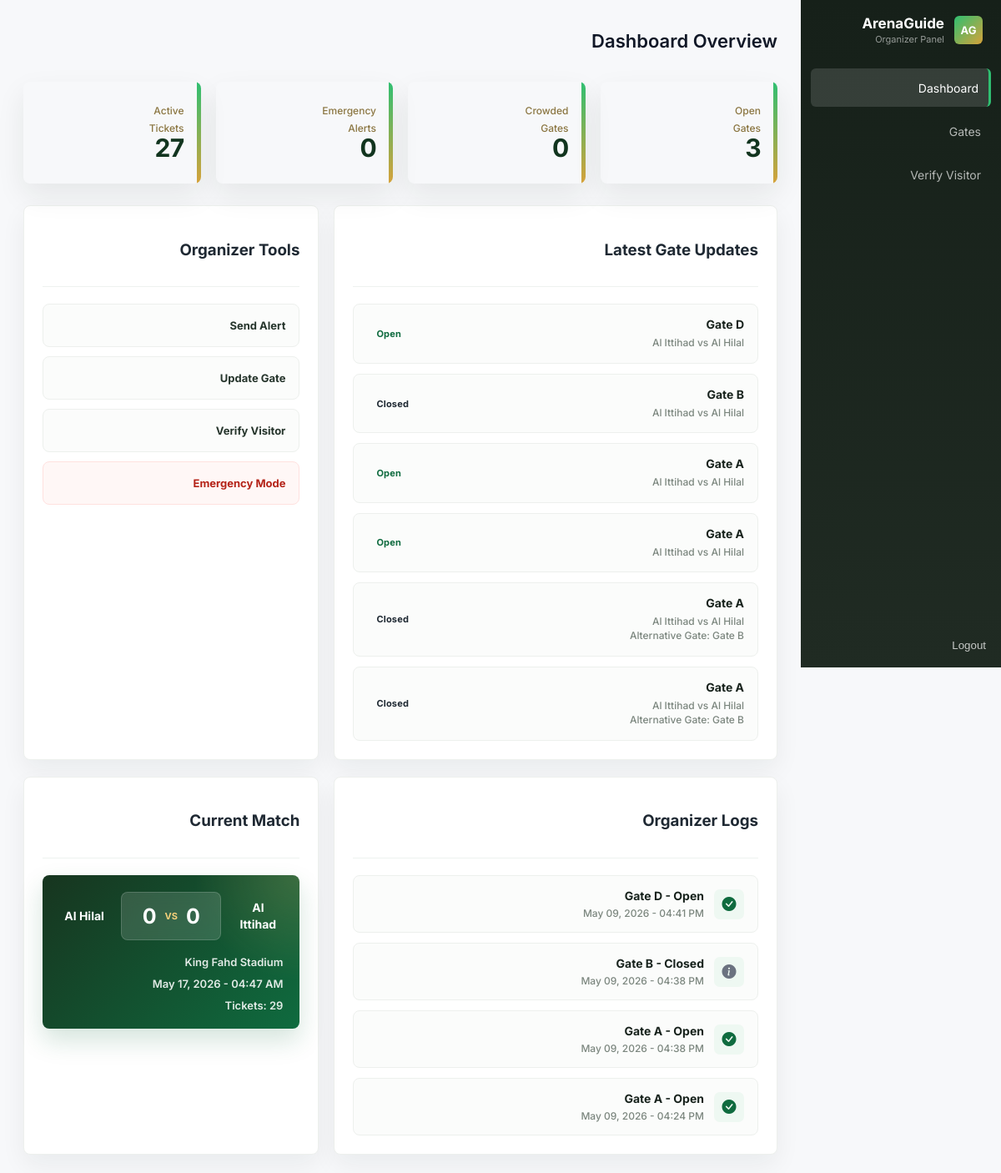
Screenshot of /en/dashboard/ (signed in) with the database file from the repository.
### dashboard/models.py (models this page shows, shortened)
class GateStatusUpdate(models.Model):
    class Status(models.TextChoices):
        OPEN = "open", "Open"
        CLOSED = "closed", "Closed"
        CROWDED = "crowded", "Crowded"
        EMERGENCY = "emergency", "Emergency"
        MAINTENANCE = "maintenance", "Maintenance"
    class Priority(models.TextChoices):
        LOW = "low", "Low"
        NORMAL = "normal", "Normal"
        HIGH = "high", "High"
        CRITICAL = "critical", "Critical"
    gate = models.ForeignKey(Gate,on_delete=models.CASCADE,related_name="status_updates")
    match = models.ForeignKey(Match,on_delete=models.CASCADE,related_name="gate_updates")
    status = models.CharField(max_length=20,choices=Status.choices,default=Status.OPEN)
    priority = models.CharField(max_length=20,choices=Priority.choices,default=Priority.NORMAL)
    alternative_gate = models.ForeignKey(Gate,on_delete=models.SET_NULL,null=True,blank=True,related_name="alternative_status_updates")
    title = models.CharField(max_length=120, blank=True)
    message = models.TextField(blank=True,help_text="Message shown to organizers and optionally sent to visitors.")
    internal_note = models.TextField(blank=True,help_text="Private note for organizers only.")
    notify_users = models.BooleanField(default=True)
    affected_ticket_count = models.PositiveIntegerField(default=0)
    notification_sent = models.BooleanField(default=False)
    updated_by = models.ForeignKey(settings.AUTH_USER_MODEL,on_delete=models.SET_NULL,null=True,blank=True,related_name="gate_status_updates")
    created_at = models.DateTimeField(auto_now_add=True)
    class Meta:
        ordering = ["-created_at"]
        verbose_name = "Gate Status Update"
        verbose_name_plural = "Gate Status Updates"

### stadium/models.py (models this page shows, shortened)
class Gate(models.Model):
    class Meta:
        ordering = ["name"]
        verbose_name = "Gate"
        verbose_name_plural = "Gates"
        unique_together = ["stadium", "name"]
    class Status(models.TextChoices):
        OPEN = "open", "Open"
        CLOSED = "closed", "Closed"
        MAINTENANCE = "maintenance", "Maintenance"
    stadium = models.ForeignKey("Stadium",on_delete=models.CASCADE,related_name="gates")
    name = models.CharField(max_length=100)
    status = models.CharField(max_length=20,choices=Status.choices,default=Status.CLOSED)
    crowd_percentage = models.PositiveIntegerField(default=0)

class Stadium(models.Model):
    class Meta:
        ordering = ["-created_at"]
        verbose_name = "Stadium"
        verbose_name_plural = "Stadiums"
        unique_together = ["name", "city"]
    class Status(models.TextChoices):
        ACTIVE = "active", "Active"
        INACTIVE = "inactive", "Inactive"
        MAINTENANCE = "maintenance", "Maintenance"
    name = models.CharField(max_length=255)
    city = models.CharField(max_length=100)
    location = models.CharField(max_length=255)
    latitude = models.FloatField(blank=True, null=True)
    longitude = models.FloatField(blank=True, null=True)
    capacity = models.PositiveIntegerField()
    description = models.TextField(blank=True)
    image = models.ImageField(upload_to="stadiums/", blank=True, null=True)
    status = models.CharField(max_length=20,choices=Status.choices,default=Status.ACTIVE)
    created_at = models.DateTimeField(auto_now_add=True)
    updated_at = models.DateTimeField(auto_now=True)

### match/models.py (models this page shows, shortened)
class Match(models.Model):
    class Status(models.TextChoices):
        UPCOMING = "upcoming", "Upcoming"
        LIVE = "live", "Live"
        FINISHED = "finished", "Finished"
        CANCELED = "canceled", "Canceled"
    stadium = models.ForeignKey(Stadium,on_delete=models.CASCADE,related_name="matches")
    home_team = models.ForeignKey(Team,on_delete=models.CASCADE,related_name="home_matches" )
    away_team = models.ForeignKey(Team,on_delete=models.CASCADE,related_name="away_matches")
    start_datetime = models.DateTimeField()
    end_datetime = models.DateTimeField()
    total_tickets = models.PositiveIntegerField(default=0)
    available_tickets = models.PositiveIntegerField(default=0)
    image = models.ImageField(upload_to="matches/", blank=True, null=True)
    description = models.TextField(blank=True)
    home_score = models.PositiveIntegerField(default=0)
    away_score = models.PositiveIntegerField(default=0)
    live_minute = models.PositiveIntegerField(default=0)
    video_file = models.FileField(upload_to='matches/videos/', null=True, blank=True)
    video_url = models.URLField(null=True, blank=True)
    status = models.CharField(max_length=20,choices=Status.choices,default=Status.UPCOMING)
    class Meta:
        ordering = ["-start_datetime"]

class Team(models.Model):
    name = models.CharField(max_length=255)
    country = models.CharField(max_length=100)
    logo = models.ImageField(upload_to="teams/", blank=True, null=True)
    achievements = models.TextField(blank=True)
    coach = models.CharField(max_length=100, blank=True)
    founded_year = models.PositiveIntegerField(blank=True, null=True)
    class Meta:
        ordering = ["name"]

### dashboard/views.py (the view)
# urls.py: path( "",views.organizer_dashboard,name="organizer_dashboard"),
@login_required
def organizer_dashboard(request:HttpRequest):
    latest_updates = GateStatusUpdate.objects.select_related("gate","alternative_gate","match","match__home_team","match__away_team","updated_by",).order_by("-created_at")[:6]
    open_count = GateStatusUpdate.objects.filter(status=GateStatusUpdate.Status.OPEN).count()
    crowded_count = GateStatusUpdate.objects.filter(status=GateStatusUpdate.Status.CROWDED).count()
    emergency_count = GateStatusUpdate.objects.filter(status=GateStatusUpdate.Status.EMERGENCY).count()
    closed_count = GateStatusUpdate.objects.filter(status=GateStatusUpdate.Status.CLOSED).count()
    total_tickets = Ticket.objects.count()
    active_tickets = Ticket.objects.filter(status=Ticket.Status.ACTIVE).count()
    current_match = Match.objects.select_related("home_team","away_team","stadium",).order_by("-start_datetime").first()
    total_gates = Gate.objects.count()
    context = {
        "latest_updates": latest_updates,
        "open_count": open_count,
        "crowded_count": crowded_count,
        "emergency_count": emergency_count,
        "closed_count": closed_count,
        "total_tickets": total_tickets,
        "active_tickets": active_tickets,
        "current_match": current_match,
        "total_gates": total_gates,
    }
    return render(request, "dashboard/organizer_dashboard.html", context)

### dashboard/templates/dashboard/organizer_dashboard.html (shortened to what this page needs)
{% extends "dashboard/dashboard_base.html" %}
{% load static %}
{% load i18n %}
{% get_current_language as LANGUAGE_CODE %}
{% block dashboard_title %}{% trans "Dashboard Overview" %}{% endblock %}
{% block dashboard_extra_css %}
    <link rel="stylesheet" href="{% static 'css/organizer_dashboard.css' %}">
{% endblock %}
{% block dashboard_content %}
<section class="organizer-dashboard">
    <div class="dashboard-stats">
        {% include "includes/stat_card.html" with  color="green" title="Open Gates" value=open_count  %}
        {% include "includes/stat_card.html" with  color="orange" title="Crowded Gates" value=crowded_count  %}
        {% include "includes/stat_card.html" with  color="red" title="Emergency Alerts" value=emergency_count  %}
        {% include "includes/stat_card.html" with  color="blue" title="Active Tickets" value=active_tickets  %}
    </div>
    <div class="dashboard-grid">
        <div class="dashboard-panel large-panel">
            {% url 'dashboard:gate_management' as gate_management_url %}
            {% include "includes/panel_head.html" with label="" title="Latest Gate Updates" url=gate_management_view action_text="Manage All" %}
            <div class="gate-status-list">
                {% for update in latest_updates %}
                    <div class="gate-status-card {{ update.status }}">
                        <div>
                            <strong>{{ update.gate.name }}</strong>
                            <small>
                                {{ update.match.home_team.name }}
                                vs
                                {{ update.match.away_team.name }}
                            </small>
                            {% if update.alternative_gate %}
                                <small>
                                    {% trans "Alternative Gate" %}:
                                    {{ update.alternative_gate.name }}
                                </small>
                            {% endif %}
                        </div>
                        <span>
                            {{ update.get_status_display }}
                        </span>
                    </div>
                {% empty %}
                    {% include "includes/empty_state.html" with icon="bi bi-door-open" title="No gate updates yet" message="Gate updates will appear here." %}
                {% endfor %}
            </div>
        </div>
        <div class="dashboard-panel">
            {% include "includes/panel_head.html" with label="" title="Organizer Tools" %}
            <div class="quick-actions">
                {% url 'dashboard:send_notification' as send_notification_url %}
                {% include "includes/quick_action_btn.html" with url=send_notification_url  text="Send Alert" %}
                {% url 'dashboard:gate_management_view' as create_update_url %}
                {% include "includes/quick_action_btn.html" with url=create_update_url  text="Update Gate" %}
                {% url 'dashboard:verify_visitor' as verify_url %}
                {% include "includes/quick_action_btn.html" with url=verify_url  text="Verify Visitor" %}
                {% url 'dashboard:emergency_control' as emergency_url %}
                {% include "includes/quick_action_btn.html" with url=emergency_url  text="Emergency Mode" extra_class="danger" %}
            </div>
        </div>
    </div>
    <div class="dashboard-grid">
        <div class="dashboard-panel">
            {% url 'dashboard:activity_logs' as logs_url %}
            {% include "includes/panel_head.html" with label="" title="Organizer Logs" url=logs_url action_text="View Logs" %}
            <div class="activity-list">
                {% for update in latest_updates|slice:":4" %}
                    <div class="activity-item">
                        {% if update.status == "open" %}
                            <i class="bi bi-check-circle-fill green-text"></i>
                        {% elif update.status == "crowded" %}
                            <i class="bi bi-people-fill orange-text"></i>
                        {% elif update.status == "emergency" %}
                            <i class="bi bi-exclamation-circle-fill red-text"></i>
                        {% else %}
                            <i class="bi bi-info-circle-fill gray-text"></i>
                        {% endif %}
                        <div>
                            <strong>
                                {{ update.gate.name }}
                                -
                                {{ update.get_status_display }}
                            </strong>
                            <small>
                                {{ update.created_at|date:"M d, Y - h:i A" }}
                            </small>
                        </div>
                    </div>
                {% empty %}
                    {% include "includes/empty_state.html" with title="No activity yet" message="Recent organizer activity will appear here." %}
                {% endfor %}
            </div>
        </div>
        <div class="dashboard-panel">
            {% include "includes/panel_head.html" with label="" title="Current Match" %}
            {% if current_match %}
                <div class="match-overview">
                    <div class="match-score">
                        <strong>
                            {{ current_match.home_team.name }}
                        </strong>
                        <div class="score-box">
                            <span>{{ current_match.home_score|default:0 }}</span>
                            <small>VS</small>
                            <span>{{ current_match.away_score|default:0 }}</span>
                        </div>
                        <strong>
                            {{ current_match.away_team.name }}
                        </strong>
                    </div>
                    <div class="match-meta">
                        <span>
                            {{ current_match.stadium.name }}
                        </span>
                        <span>
                            {{ current_match.start_datetime|date:"M d, Y - h:i A" }}
                        </span>
                        <span>
                            {% trans "Tickets" %}:
                            {{ total_tickets|default:0 }}
                        </span>
                    </div>
                </div>
            {% else %}
                {% include "includes/empty_state.html" with title="No match available" message="Add matches from the admin panel." %}
            {% endif %}
        </div>
    </div>
</section>
{% endblock %}

### dashboard/static/css/dashboard_base.css (style rules this page uses)
:root { --dark: #17221b; --dark-2: #213327; --green: #2fbf71; --green-dark: #0f6b3f; --gold: #d6a23a; --bg: #f7f8fa; --card: #ffffff; --text: #1f2933; --muted: #8a96a3; --line: #edf0f3; --radius: 6px; --shadow: 0 10px 30px rgba(17, 24, 39, 0.06); }
* { box-sizing: border-box; }
body.dashboard-body { margin: 0; font-family: "Inter", sans-serif; background: var(--bg); color: var(--text); }

### dashboard/static/css/organizer_dashboard.css (style rules this page uses)
.organizer-dashboard { display: flex; flex-direction: column; gap: 20px; }
.dashboard-stats { display: grid; grid-template-columns: repeat(4, 1fr); gap: 18px; margin-bottom: 6px; }
.dashboard-grid { display: grid; grid-template-columns: 1.35fr 0.9fr; gap: 18px; }
.dashboard-panel { background: #ffffff; border: 1px solid #edf0ed; border-radius: 8px; padding: 22px; box-shadow: 0 12px 30px rgba(23, 34, 27, 0.06); }
.large-panel { min-height: 315px; }
.gate-status-list, .activity-list { display: flex; flex-direction: column; gap: 12px; }
.gate-status-card { padding: 15px 16px; border-radius: 8px; background: #fbfcfb; border: 1px solid #edf0ed; display: flex; align-items: center; justify-content: space-between; gap: 14px; transition: 0.25s ease; }
.gate-status-card strong { display: block; margin-bottom: 5px; font-size: 14px; font-weight: 700; color: #18231d; }
.gate-status-card small { display: block;font-size: 12px; font-weight: 500; color: #7b867e; line-height: 1.45; }
.gate-status-card span { padding: 7px 11px; border-radius: 40px; font-size: 11px; font-weight: 700; white-space: nowrap; letter-spacing: 0.2px; }
.gate-status-card.open span { color: #0f6b3f; }
.quick-actions { display: grid; grid-template-columns: 1fr; gap: 11px; }
.activity-item { padding: 15px 16px; border-radius: 8px; background: #fbfcfb; border: 1px solid #edf0ed; display: flex; align-items: center; gap: 12px; }
.activity-item i { width: 36px; height: 36px; border-radius: 7px; display: grid; place-items: center; background: #eef8f2; font-size: 17px; }
.activity-item strong { display: block; margin-bottom: 5px; font-size: 14px; font-weight: 700; color: #18231d; }
.activity-item small { display: block; font-size: 12px; font-weight: 500; color: #7b867e; }
.green-text { color: #0f6b3f; }
.gray-text { color: #6b7280; }
.match-overview { border-radius: 8px; padding: 20px; background: radial-gradient(circle at top right, rgba(246, 209, 122, 0.18), transparent 35%), linear-gradient(135deg, #17351f, #0f6b3f); color: #ffffff; box-shadow: 0 14px 30px rgba(15, 107, 63, 0.18); }
.match-score { display: grid; grid-template-columns: 1fr auto 1fr; align-items: center; gap: 14px; text-align: center; }
.match-score strong { font-size: 14px; font-weight: 700; color: #ffffff; line-height: 1.4; }
.score-box { min-width: 120px; padding: 13px 16px; border-radius: 8px; background: rgba(255, 255, 255, 0.14); border: 1px solid rgba(255, 255, 255, 0.16); display: flex; align-items: center; justify-content: center; gap: 10px; backdrop-filter: blur(8px); }
.score-box span { font-size: 25px; font-weight: 700; color: #ffffff; }
.score-box small { font-size: 11px; font-weight: 700; color: #f6d17a; }
.match-meta { margin-top: 18px; display: grid; gap: 10px; }
.match-meta span { display: flex; align-items: center; gap: 8px; font-size: 13px; font-weight: 600; color: rgba(255, 255, 255, 0.88); }

### rows the page displays
GateStatusUpdate: gate.name "Gate D", match.home_team.name "Al Ittihad", match.away_team.name "Al Hilal", status "Open", created_at "May 09, 2026 - 04:41 PM"
GateStatusUpdate: gate.name "Gate B", match.home_team.name "Al Ittihad", match.away_team.name "Al Hilal", status "Closed", created_at "May 09, 2026 - 04:38 PM"
GateStatusUpdate: gate.name "Gate A", match.home_team.name "Al Ittihad", match.away_team.name "Al Hilal", status "Open", created_at "May 09, 2026 - 04:38 PM"
GateStatusUpdate: gate.name "Gate A", match.home_team.name "Al Ittihad", match.away_team.name "Al Hilal", status "Open", created_at "May 09, 2026 - 04:24 PM"
GateStatusUpdate: gate.name "Gate A", match.home_team.name "Al Ittihad", match.away_team.name "Al Hilal", alternative_gate.name "Gate B", status "Closed"
GateStatusUpdate: gate.name "Gate A", match.home_team.name "Al Ittihad", match.away_team.name "Al Hilal", alternative_gate.name "Gate B", status "Closed"
Match: home_team.name "Al Ittihad", home_score "0", away_score "0", away_team.name "Al Hilal", stadium.name "King Fahd Stadium", start_datetime "May 17, 2026 - 04:47 AM"

### other values shown
{{ title }} "Open Gates Crowded Gates Emergency Alerts Active Tickets"
{{ value|default:0 }} "3 0 0 27"
{{ title }} "Latest Gate Updates Organizer Tools Organizer Logs Current Match"
{{ text }} "Send Alert Update Gate Verify Visitor Emergency Mode"
{{ total_tickets|default:0 }} "29"
